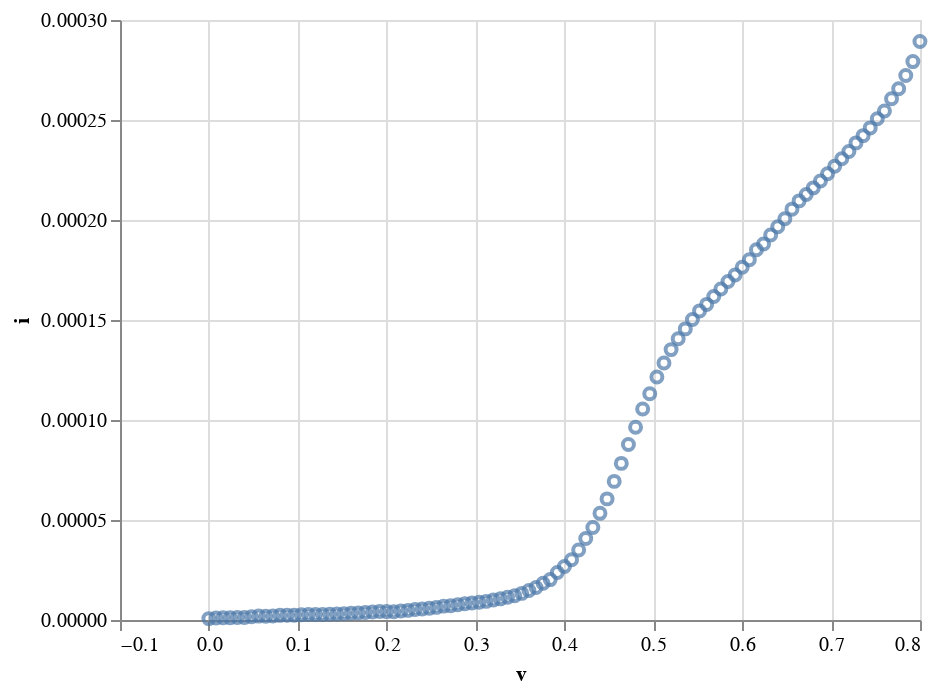
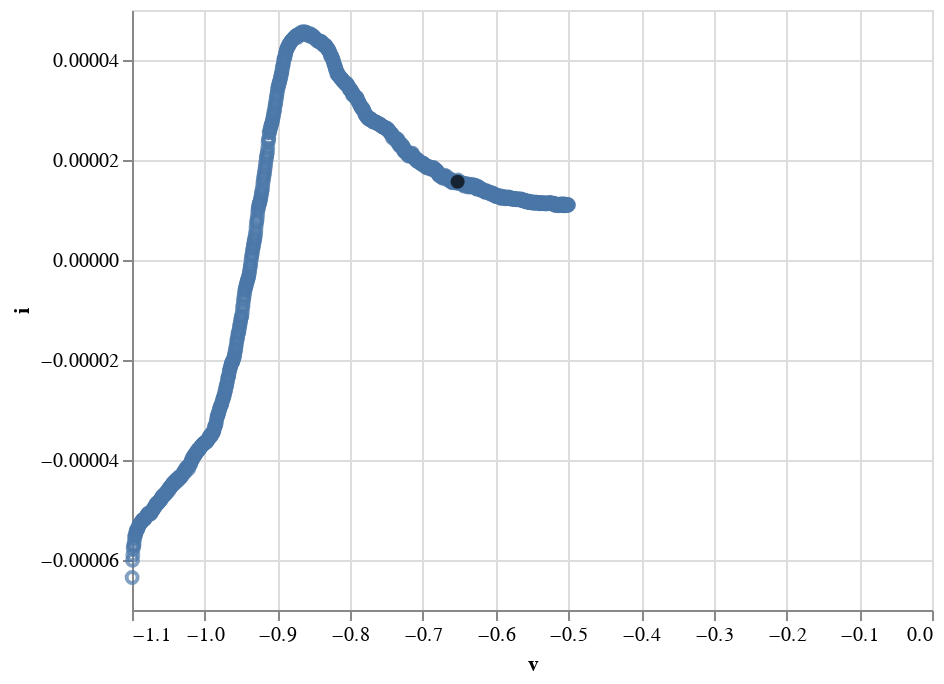
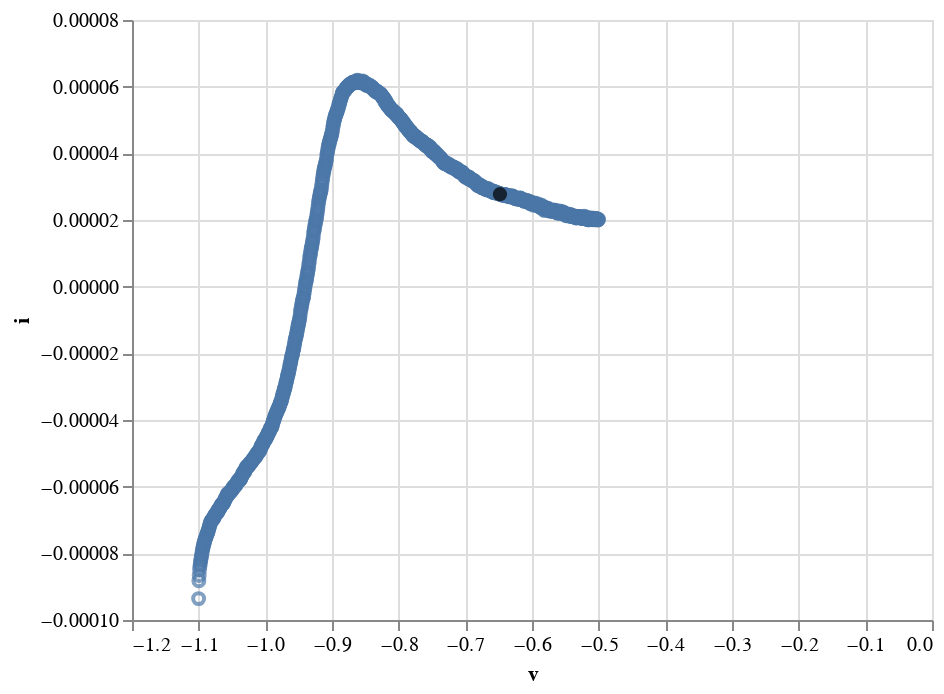
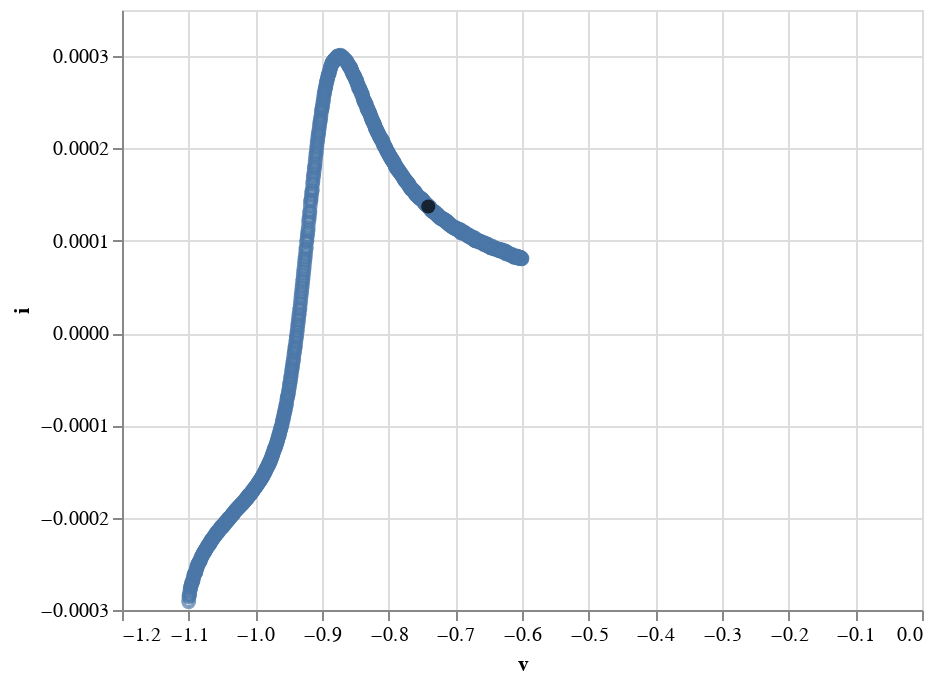

Notebook code cell kept with these figures, in order:
### Code cell
data_dir = 'data/*.DTA*'
n=0
for filename in glob.iglob(data_dir):
    if n<= 5:
        t,i,v = preprocessing.readFile(filename,type='gamry',scan='last')
        length = len(t)
        v1, v2 = v[0:int(length/2)], v[int(length/2):]
        i1, i2 = i[0:int(length/2)], i[int(length/2):]
        t1, t2 = t[0:int(length/2)], t[int(length/2):]

        peak_list = []
        
        sm_i1 = savgol_filter(abs(i1), 23, 3, mode='nearest')    
        index = find_peaks(sm_i1,width=15)[0]
        if len(index) > 0:
            peak_index = index[-1]
#             peak_list.append([i1[peak_index],v1[peak_index]])
        
        
        sm_i2 = savgol_filter(i2, 23, 3, mode='nearest')  
        index = find_peaks(sm_i2,width=1)[0]
        if len(index) > 0:
            peak_indices = index[-1]
            peak_list.append([i2[peak_index],v2[peak_index]])
            print(i2[peak_index],v2[peak_index])

        
        plotting.plot_voltammogram(t2,i2,v2, peaks = peak_list).display()
        
    n+=1

### Figure 1 — Vega-Lite specification as saved in the notebook (floating-point values rounded to 4 significant figures)
{"$schema": "https://vega.github.io/schema/vega-lite/v3.2.1.json", "config": {"mark": {"tooltip": null}, "view": {"height": 300, "width": 400}}, "datasets": {"data-101c9206faf878af1ad5cf03ecfa9177": [{"i": 0.0002892, "t": 8.08, "v": 0.7999}, {"i": 0.0002792, "t": 8.16, "v": 0.792}, {"i": 0.0002723, "t": 8.24, "v": 0.784}, {"i": 0.0002657, "t": 8.32, "v": 0.776}, {"i": 0.0002606, "t": 8.4, "v": 0.768}, {"i": 0.0002545, "t": 8.48, "v": 0.76}, {"i": 0.0002506, "t": 8.56, "v": 0.752}, {"i": 0.0002461, "t": 8.64, "v": 0.744}, {"i": 0.0002422, "t": 8.72, "v": 0.736}, {"i": 0.0002386, "t": 8.8, "v": 0.728}, {"i": 0.0002342, "t": 8.88, "v": 0.72}, {"i": 0.0002306, "t": 8.96, "v": 0.712}, {"i": 0.0002269, "t": 9.04, "v": 0.704}, {"i": 0.0002232, "t": 9.12, "v": 0.696}, {"i": 0.0002195, "t": 9.2, "v": 0.688}, {"i": 0.0002161, "t": 9.28, "v": 0.68}, {"i": 0.0002127, "t": 9.36, "v": 0.672}, {"i": 0.0002096, "t": 9.44, "v": 0.664}, {"i": 0.0002054, "t": 9.52, "v": 0.656}, {"i": 0.0002007, "t": 9.6, "v": 0.648}, {"i": 0.0001966, "t": 9.68, "v": 0.64}, {"i": 0.0001925, "t": 9.76, "v": 0.632}, {"i": 0.000188, "t": 9.84, "v": 0.624}, {"i": 0.0001851, "t": 9.92, "v": 0.616}, {"i": 0.0001801, "t": 10, "v": 0.608}, {"i": 0.0001763, "t": 10.08, "v": 0.6}, {"i": 0.0001725, "t": 10.16, "v": 0.592}, {"i": 0.0001692, "t": 10.24, "v": 0.584}, {"i": 0.0001655, "t": 10.32, "v": 0.576}, {"i": 0.0001618, "t": 10.4, "v": 0.568}, {"i": 0.0001578, "t": 10.48, "v": 0.56}, {"i": 0.0001545, "t": 10.56, "v": 0.552}, {"i": 0.0001503, "t": 10.64, "v": 0.544}, {"i": 0.0001456, "t": 10.72, "v": 0.536}, {"i": 0.0001406, "t": 10.8, "v": 0.528}, {"i": 0.0001352, "t": 10.88, "v": 0.52}, {"i": 0.0001285, "t": 10.96, "v": 0.512}, {"i": 0.0001215, "t": 11.04, "v": 0.504}, {"i": 0.0001132, "t": 11.12, "v": 0.496}, {"i": 0.0001055, "t": 11.2, "v": 0.488}, {"i": 9.635e-05, "t": 11.28, "v": 0.48}, {"i": 8.775e-05, "t": 11.36, "v": 0.472}, {"i": 7.831e-05, "t": 11.44, "v": 0.464}, {"i": 6.931e-05, "t": 11.52, "v": 0.456}, {"i": 6.056e-05, "t": 11.6, "v": 0.448}, {"i": 5.333e-05, "t": 11.68, "v": 0.44}, {"i": 4.623e-05, "t": 11.76, "v": 0.432}, {"i": 4.072e-05, "t": 11.84, "v": 0.424}, {"i": 3.501e-05, "t": 11.92, "v": 0.416}, {"i": 3.009e-05, "t": 12, "v": 0.408}, {"i": 2.672e-05, "t": 12.08, "v": 0.4}, {"i": 2.376e-05, "t": 12.16, "v": 0.392}, {"i": 2.021e-05, "t": 12.24, "v": 0.384}, {"i": 1.839e-05, "t": 12.32, "v": 0.376}, {"i": 1.624e-05, "t": 12.4, "v": 0.368}, {"i": 1.478e-05, "t": 12.48, "v": 0.36}, {"i": 1.331e-05, "t": 12.56, "v": 0.352}, {"i": 1.21e-05, "t": 12.64, "v": 0.344}, {"i": 1.134e-05, "t": 12.72, "v": 0.336}, {"i": 1.058e-05, "t": 12.8, "v": 0.328}, {"i": 9.988e-06, "t": 12.88, "v": 0.32}, {"i": 9.32e-06, "t": 12.96, "v": 0.312}, {"i": 8.913e-06, "t": 13.04, "v": 0.304}, {"i": 8.486e-06, "t": 13.12, "v": 0.296}, {"i": 8.173e-06, "t": 13.2, "v": 0.288}, {"i": 7.598e-06, "t": 13.28, "v": 0.28}, {"i": 7.138e-06, "t": 13.36, "v": 0.272}, {"i": 6.937e-06, "t": 13.44, "v": 0.264}, {"i": 6.311e-06, "t": 13.52, "v": 0.256}, {"i": 5.85e-06, "t": 13.6, "v": 0.248}, {"i": 5.522e-06, "t": 13.68, "v": 0.24}, {"i": 5.291e-06, "t": 13.76, "v": 0.232}, {"i": 4.808e-06, "t": 13.84, "v": 0.224}, {"i": 4.512e-06, "t": 13.92, "v": 0.216}, {"i": 4.16e-06, "t": 14, "v": 0.208}, {"i": 4.205e-06, "t": 14.08, "v": 0.2}, {"i": 4.282e-06, "t": 14.16, "v": 0.192}, {"i": 3.983e-06, "t": 14.24, "v": 0.184}, {"i": 3.74e-06, "t": 14.32, "v": 0.176}, {"i": 3.523e-06, "t": 14.4, "v": 0.168}, {"i": 3.366e-06, "t": 14.48, "v": 0.16}, {"i": 3.178e-06, "t": 14.56, "v": 0.152}, {"i": 2.988e-06, "t": 14.64, "v": 0.144}, {"i": 2.911e-06, "t": 14.72, "v": 0.136}, {"i": 2.778e-06, "t": 14.8, "v": 0.128}, {"i": 2.765e-06, "t": 14.88, "v": 0.12}, {"i": 2.766e-06, "t": 14.96, "v": 0.112}, {"i": 2.595e-06, "t": 15.04, "v": 0.104}, {"i": 2.422e-06, "t": 15.12, "v": 0.09602}, {"i": 2.423e-06, "t": 15.2, "v": 0.08801}, {"i": 2.33e-06, "t": 15.28, "v": 0.07999}, {"i": 2.034e-06, "t": 15.36, "v": 0.07199}, {"i": 1.893e-06, "t": 15.44, "v": 0.06402}, {"i": 1.949e-06, "t": 15.52, "v": 0.05601}, {"i": 1.665e-06, "t": 15.6, "v": 0.04797}, {"i": 1.23e-06, "t": 15.68, "v": 0.03996}, {"i": 1.278e-06, "t": 15.76, "v": 0.03199}, {"i": 1.166e-06, "t": 15.84, "v": 0.02397}, {"i": 1.15e-06, "t": 15.92, "v": 0.016}, {"i": 1.028e-06, "t": 16, "v": 0.008018}, {"i": 6.987e-07, "t": 16.08, "v": -2.32e-05}], "data-d751713988987e9331980363e24189ce": []}, "layer": [{"data": {"name": "data-101c9206faf878af1ad5cf03ecfa9177"}, "encoding": {"x": {"field": "v", "type": "quantitative"}, "y": {"field": "i", "type": "quantitative"}}, "mark": "point"}, {"data": {"name": "data-d751713988987e9331980363e24189ce"}, "encoding": {"color": {"value": "black"}, "x": {"field": "v", "type": "quantitative"}, "y": {"field": "i", "type": "quantitative"}}, "mark": {"filled": true, "size": 50, "type": "point"}}]}

### Figure 2 — Vega-Lite specification as saved in the notebook (floating-point values rounded to 4 significant figures; data arrays with more than 128 entries replaced by an {"elided": "..."} marker saying what was removed)
{"$schema": "https://vega.github.io/schema/vega-lite/v3.2.1.json", "config": {"mark": {"tooltip": null}, "view": {"height": 300, "width": 400}}, "datasets": {"data-1786f7bfa51551e016ed98b3057b78fd": {"elided": "1201 records"}, "data-9b4ea0533678c812c6e0ce585cdc4cb3": [{"i": 1.565e-05, "v": -0.6523}]}, "layer": [{"data": {"name": "data-1786f7bfa51551e016ed98b3057b78fd"}, "encoding": {"x": {"field": "v", "type": "quantitative"}, "y": {"field": "i", "type": "quantitative"}}, "mark": "point"}, {"data": {"name": "data-9b4ea0533678c812c6e0ce585cdc4cb3"}, "encoding": {"color": {"value": "black"}, "x": {"field": "v", "type": "quantitative"}, "y": {"field": "i", "type": "quantitative"}}, "mark": {"filled": true, "size": 50, "type": "point"}}]}

### Figure 3 — Vega-Lite specification as saved in the notebook (floating-point values rounded to 4 significant figures; data arrays with more than 128 entries replaced by an {"elided": "..."} marker saying what was removed)
{"$schema": "https://vega.github.io/schema/vega-lite/v3.2.1.json", "config": {"mark": {"tooltip": null}, "view": {"height": 300, "width": 400}}, "datasets": {"data-85dffa779ed2d1e67a9d11c37f176016": {"elided": "1201 records"}, "data-d1b1434f8f0b46294b426c117a815f45": [{"i": 2.776e-05, "v": -0.6481}]}, "layer": [{"data": {"name": "data-85dffa779ed2d1e67a9d11c37f176016"}, "encoding": {"x": {"field": "v", "type": "quantitative"}, "y": {"field": "i", "type": "quantitative"}}, "mark": "point"}, {"data": {"name": "data-d1b1434f8f0b46294b426c117a815f45"}, "encoding": {"color": {"value": "black"}, "x": {"field": "v", "type": "quantitative"}, "y": {"field": "i", "type": "quantitative"}}, "mark": {"filled": true, "size": 50, "type": "point"}}]}

### Figure 4 — Vega-Lite specification as saved in the notebook (floating-point values rounded to 4 significant figures; data arrays with more than 128 entries replaced by an {"elided": "..."} marker saying what was removed)
{"$schema": "https://vega.github.io/schema/vega-lite/v3.2.1.json", "config": {"mark": {"tooltip": null}, "view": {"height": 300, "width": 400}}, "datasets": {"data-290fd08cc1b2bf5fc935c39638b0c5b3": {"elided": "1001 records"}, "data-618071c01878769dd88ae186f21dd12e": [{"i": 0.0001371, "v": -0.7406}]}, "layer": [{"data": {"name": "data-290fd08cc1b2bf5fc935c39638b0c5b3"}, "encoding": {"x": {"field": "v", "type": "quantitative"}, "y": {"field": "i", "type": "quantitative"}}, "mark": "point"}, {"data": {"name": "data-618071c01878769dd88ae186f21dd12e"}, "encoding": {"color": {"value": "black"}, "x": {"field": "v", "type": "quantitative"}, "y": {"field": "i", "type": "quantitative"}}, "mark": {"filled": true, "size": 50, "type": "point"}}]}
